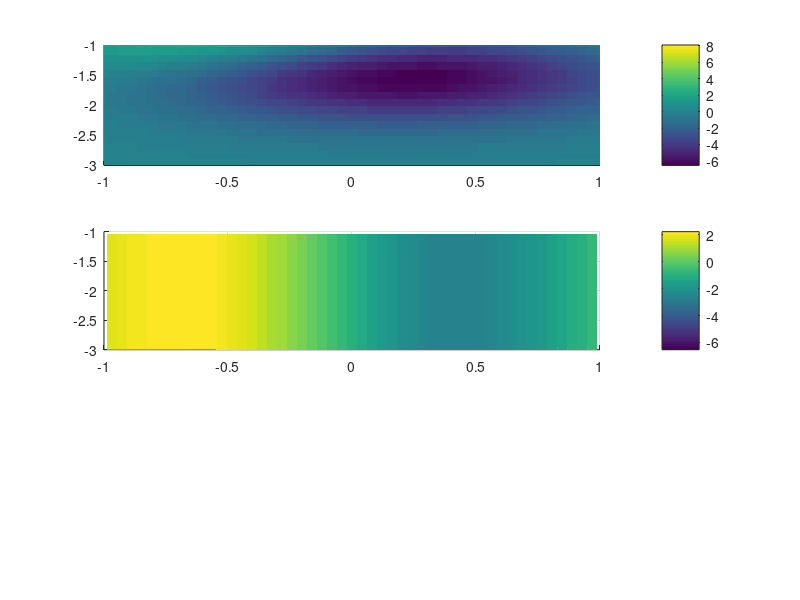
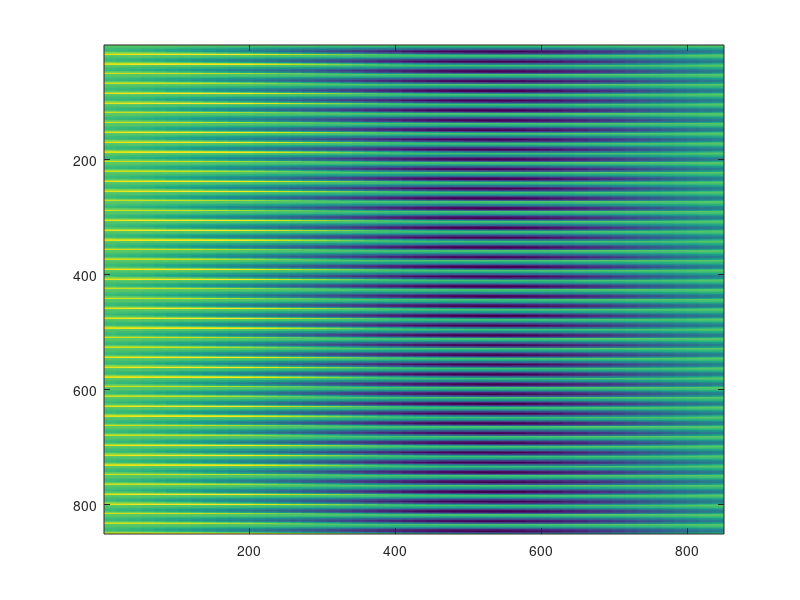

Reproduce these figures in MATLAB, in order.
close all;
clear all;

x = linspace(-2, 2, 100);
y = linspace(-3, 3, 50);
[X, Y] = meshgrid(x, y);
Z = peaks(X,Y);

xmin=-1
xmax=1
ymin=-3
ymax=-1

subplot(3, 1, 1);
surf(X, Y, Z);
%axis equal;
view(2);
shading flat;
c1 = colorbar();
xlim([xmin,xmax]);
ylim([ymin,ymax]);

I2 = find(xmin<=X & X<=xmax & ymin<=Y & Y<=ymax);
%IX = find(-1<=X & X<=1);
%IY = find(-3<=Y & Y<=-1);

[I,J] = ind2sub(size(Z), I2);

X2=X(I,J);
Y2=Y(I,J);
Z2=Z(I,J);

subplot(3, 1, 2);
surf(X2,Y2,Z2);
%axis equal;
view(2);
shading flat;
c2 = colorbar();
xlim([xmin,xmax]);
ylim([ymin,ymax]);

%subplot(3, 1, 3);
%surf(X(I2), Y(I2), Z(I2));
%axis equal;
%view(2);
%shading flat;
%c3 = colorbar();

figure();
imagesc(Z2);
